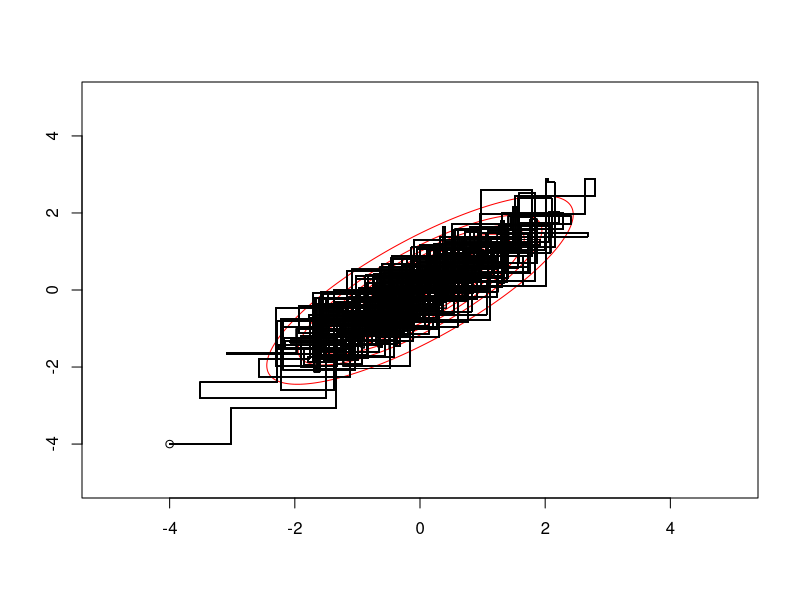
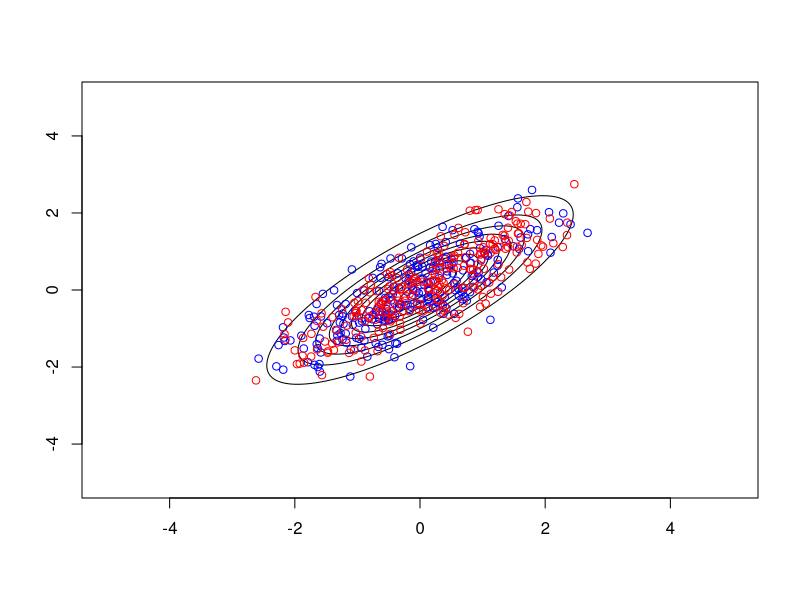
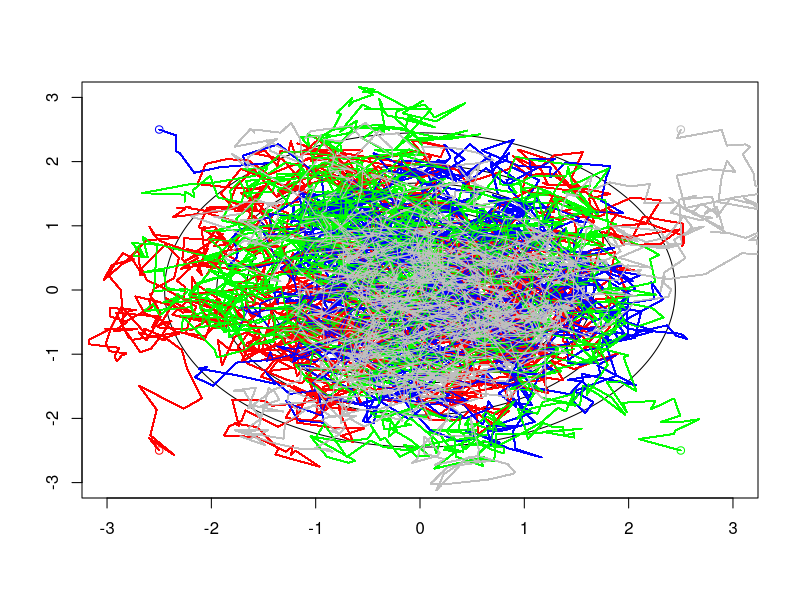
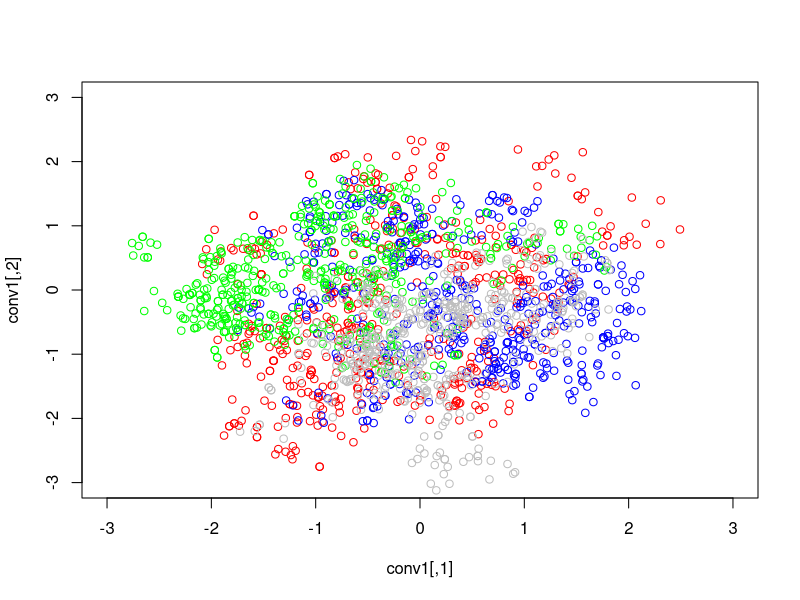
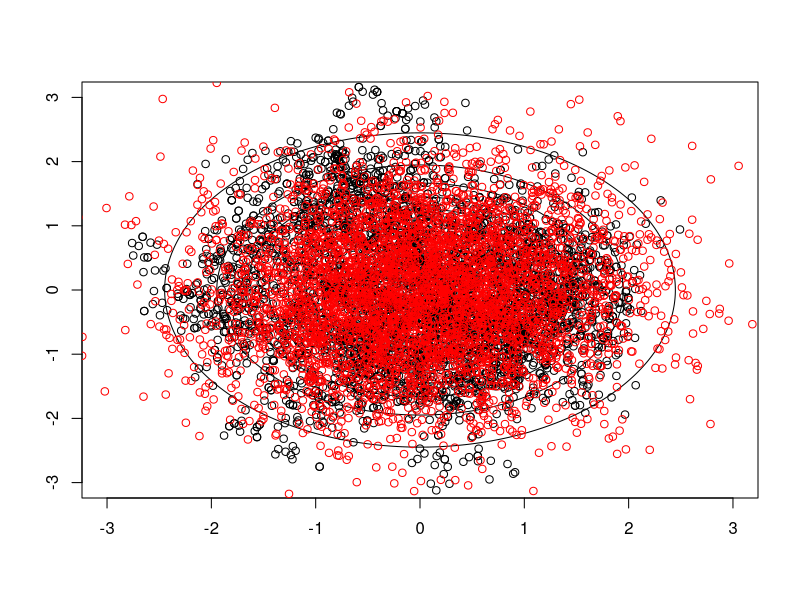

Source code (R) for these figures, in order:
## An examploe of a Gibbs Sampler
require(mvtnorm, quietly=TRUE)
g<-function(a,b,m,s){dmvnorm(x=cbind(a,b),mean=m,sigma=s)}
x=seq(-5,5,length=1001)
y=x
z=outer(x,y,"g",m=c(0,0),s=matrix(c(1,0.8,0.8,1),2,2))
z=z/max(z)
contours<-seq(0.05,0.95,.1)
contour(x,y,z,levels=contours,drawlabels=FALSE,col="red")

iterations<-500
theta<-matrix(NA,2*iterations+1,2)
theta[1,]<-c(-4,-4)
y1<-0
y2<-0
rho<-0.8
points(theta)

for (i in 1:iterations){
mean1<-y1 + rho*(theta[(2*i)-1,2] - y2)
var1<- 1 - (rho^2)
theta[2*i,1]<-rnorm(1,mean1,sqrt(var1))
theta[2*i,2]<-theta[(2*i)-1,2]
lines(theta)
mean2<-y2 + rho*(theta[2*i,1] - y1)
var2<- 1 - (rho^2)
theta[(2*i)+1,2]<-rnorm(1,mean2,sqrt(var2))
theta[(2*i)+1,1]<-theta[2*i,1]
lines(theta)
}
conv<-matrix(NA, iterations/2,2)
for (j in 1:(iterations/2)){
conv[j,]<-theta[iterations+1+(2*j),]}
contour(x,y,z,levels=contours,drawlabels=FALSE)
points(conv,col="blue")

sigma<-matrix(c(1,rho,rho,1),2,2)
mu<-c(0,0)
test<-rmvnorm(250,mu,sigma)
points(test,col="red")

#Metropolis Example
require(mvtnorm, quietly=TRUE)
g<-function(a,b,m,s){dmvnorm(x=cbind(a,b),mean=m,sigma=s)}
x=seq(-3,3,length=1001)
y=x
z=outer(x,y,"g",m=c(0,0),s=matrix(c(1,0,0,1),2,2))
z=z/max(z)
contours<-seq(0.05,0.95,.1)
contour(x,y,z,levels=contours,drawlabels=FALSE)

iterations<-2000
theta1<-matrix(NA,iterations+1,2)
theta2<-matrix(NA,iterations+1,2)
theta3<-matrix(NA,iterations+1,2)
theta4<-matrix(NA,iterations+1,2)

theta1[1,]<-c(-2.5,-2.5)
theta2[1,]<-c(-2.5,2.5)
theta3[1,]<-c(2.5,-2.5)
theta4[1,]<-c(2.5,2.5)

mu<-c(0,0)
Sigma<-matrix(c(1,0,0,1),2,2)
points(theta1,col="red")
points(theta2,col="blue")
points(theta3,col="green")
points(theta4,col="gray")

for (i in 1:iterations){
thetastar1<-NULL
thetastar2<-NULL
thetastar3<-NULL
thetastar4<-NULL
require(mvtnorm)
thetastar1<-rmvnorm(n=1,theta1[i,],0.04*Sigma)
thetastar2<-rmvnorm(n=1,theta2[i,],0.04*Sigma)
thetastar3<-rmvnorm(n=1,theta3[i,],0.04*Sigma)
thetastar4<-rmvnorm(n=1,theta4[i,],0.04*Sigma)

tau1<-((dmvnorm(thetastar1,mu,Sigma))/(dmvnorm(theta1[i,],mu,Sigma)))
tau2<-((dmvnorm(thetastar2,mu,Sigma))/(dmvnorm(theta2[i,],mu,Sigma)))
tau3<-((dmvnorm(thetastar3,mu,Sigma))/(dmvnorm(theta3[i,],mu,Sigma)))
tau4<-((dmvnorm(thetastar4,mu,Sigma))/(dmvnorm(theta4[i,],mu,Sigma)))
temp1<-runif(1,0,1)
temp2<-runif(1,0,1)
temp3<-runif(1,0,1)
temp4<-runif(1,0,1)
if (temp1 < tau1){theta1[i+1,]<-thetastar1}
if (temp1 > tau1){theta1[i+1,]<-theta1[i,]}
if (temp2 < tau2){theta2[i+1,]<-thetastar2}
if (temp2 > tau2){theta2[i+1,]<-theta2[i,]}
if (temp3 < tau3){theta3[i+1,]<-thetastar3}
if (temp3 > tau3){theta3[i+1,]<-theta3[i,]}
if (temp4 < tau4){theta4[i+1,]<-thetastar4}
if (temp4 > tau4){theta4[i+1,]<-theta4[i,]}

lines(theta1,col="red")
lines(theta2,col="blue")
lines(theta3,col="green")
lines(theta4,col="gray")
}

conv1<-matrix(NA, iterations/4,2)
conv2<-matrix(NA, iterations/4,2)
conv3<-matrix(NA, iterations/4,2)
conv4<-matrix(NA, iterations/4,2)

for (j in 1:(iterations/4)){
conv1[j,]<-theta1[(3*iterations/4)+1+j,]
conv2[j,]<-theta2[(3*iterations/4)+1+j,]
conv3[j,]<-theta3[(3*iterations/4)+1+j,]
conv4[j,]<-theta4[(3*iterations/4)+1+j,]}
plot(conv1, xlim=c(-3,3), ylim=c(-3,3),col="red")
points(conv2,col="blue")
points(conv3,col="green")
points(conv4,col="gray")

conv1<-matrix(NA, iterations/2,2)
conv2<-matrix(NA, iterations/2,2)
conv3<-matrix(NA, iterations/2,2)
conv4<-matrix(NA, iterations/2,2)

for (j in 1:(iterations/2)){
conv1[j,]<-theta1[(iterations/2)+1+j,]
conv2[j,]<-theta2[(iterations/2)+1+j,]
conv3[j,]<-theta3[(iterations/2)+1+j,]
conv4[j,]<-theta4[(iterations/2)+1+j,]}

contour(x,y,z,levels=contours,drawlabels=FALSE, xlim=c(-3,3), ylim=c(-3,3))
points(conv1)
points(conv2)
points(conv3)
points(conv4)




points(rmvnorm(2*iterations,mu,Sigma), col="red")
